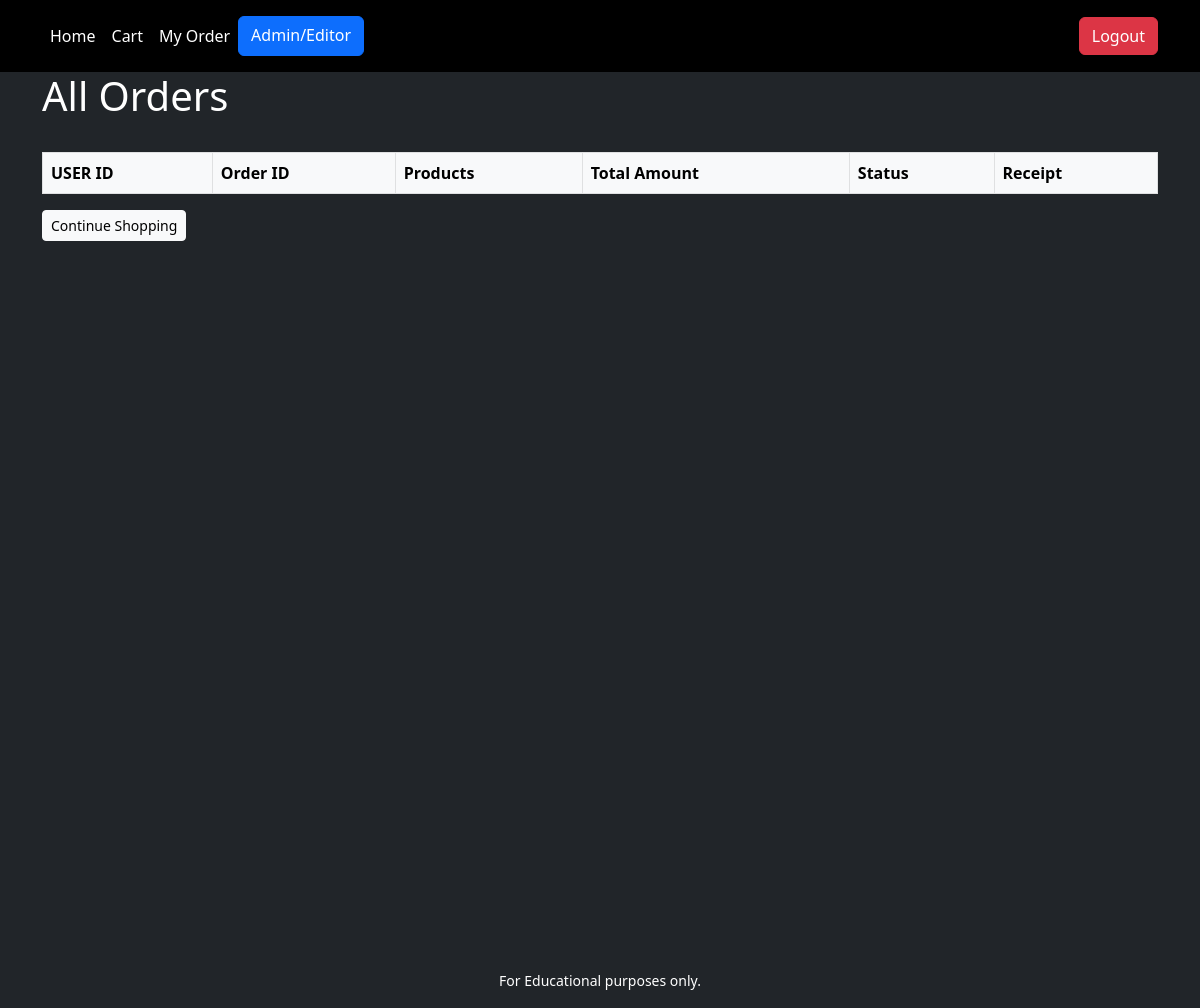
/all_orders (signed in), run on an earlier commit of the app's database.
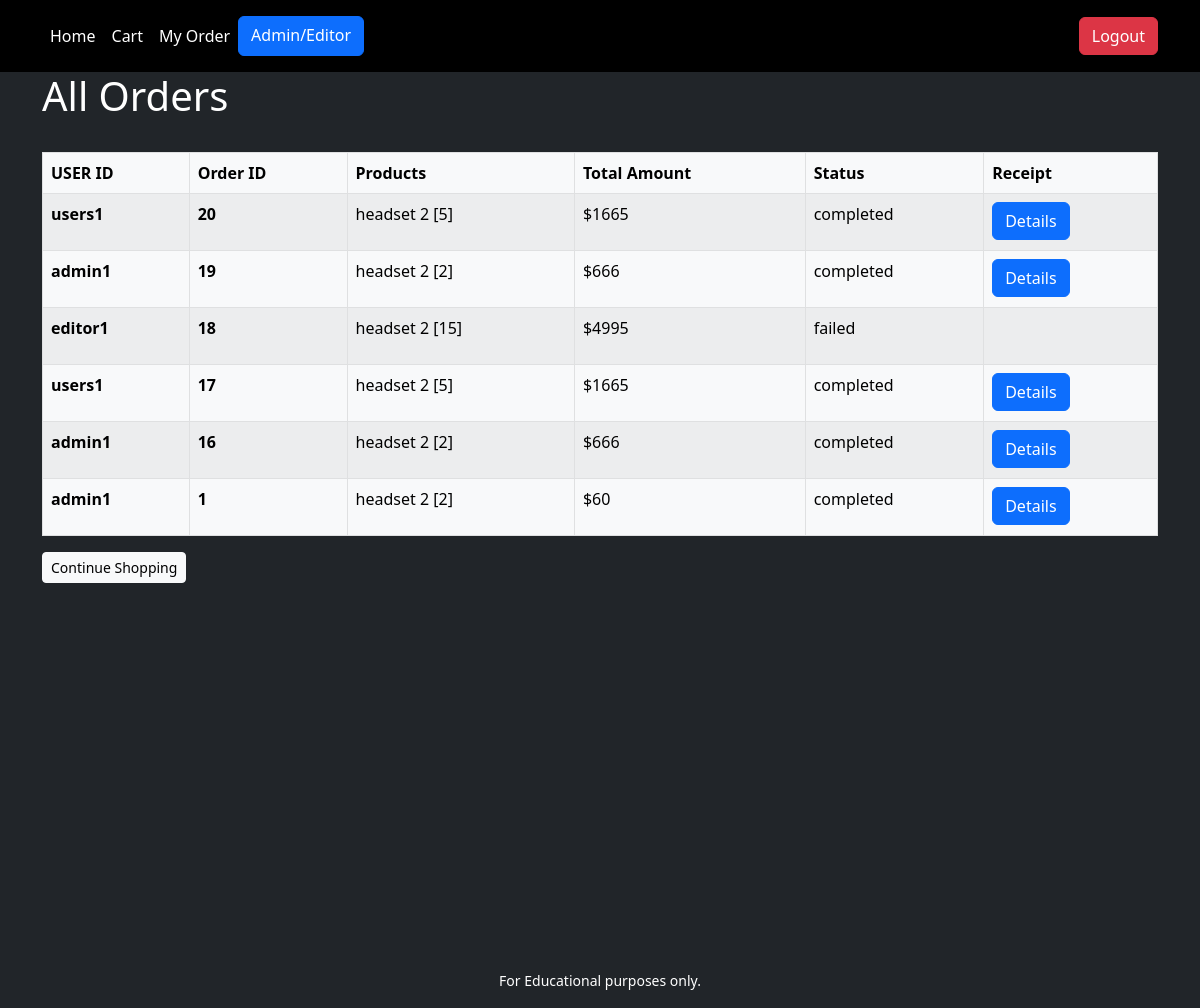
And on a later commit of the database.
### tables this page shows
CREATE TABLE `orders` (
  `id` int(11) NOT NULL AUTO_INCREMENT,
  `status` varchar(255) NOT NULL DEFAULT 'pending',
  `total_amount` int(11) NOT NULL DEFAULT 0,
  `created_at` timestamp NOT NULL DEFAULT current_timestamp() ON UPDATE current_timestamp(),
  `transaction_id` text NOT NULL,
  `user_id` int(11) NOT NULL,
  PRIMARY KEY (`id`),
  KEY `user_id` (`user_id`),
  CONSTRAINT `orders_ibfk_1` FOREIGN KEY (`user_id`) REFERENCES `users` (`id`)
);

CREATE TABLE `users` (
  `id` int(11) NOT NULL AUTO_INCREMENT,
  `name` varchar(255) NOT NULL,
  `password` varchar(255) NOT NULL,
  `email` varchar(255) NOT NULL,
  `role` varchar(255) NOT NULL DEFAULT 'user',
  `created_at` timestamp NOT NULL DEFAULT current_timestamp() ON UPDATE current_timestamp(),
  PRIMARY KEY (`id`)
);

CREATE TABLE `orders_products` (
  `id` int(11) NOT NULL AUTO_INCREMENT,
  `order_id` int(11) NOT NULL,
  `product_id` int(11) NOT NULL,
  `quantity` int(11) NOT NULL,
  PRIMARY KEY (`id`),
  KEY `order_id` (`order_id`),
  KEY `product_id` (`product_id`),
  CONSTRAINT `orders_products_ibfk_1` FOREIGN KEY (`order_id`) REFERENCES `orders` (`id`),
  CONSTRAINT `orders_products_ibfk_2` FOREIGN KEY (`product_id`) REFERENCES `products` (`id`)
);

CREATE TABLE `products` (
  `id` int(11) NOT NULL AUTO_INCREMENT,
  `product_name` varchar(255) NOT NULL,
  `image_url` text NOT NULL,
  `releasedate` varchar(255) NOT NULL,
  `price` varchar(255) NOT NULL,
  `description` varchar(255) NOT NULL,
  `status` varchar(255) NOT NULL DEFAULT 'pending',
  `user_id` int(11) NOT NULL,
  PRIMARY KEY (`id`),
  KEY `user_id` (`user_id`),
  CONSTRAINT `products_ibfk_1` FOREIGN KEY (`user_id`) REFERENCES `users` (`id`)
);

### includes/class-db.php (called while the page is built, shortened)
<?php
class DB
{
    private $db;
    public function __construct()
    {
        try{
            $this->db = new PDO(
                'mysql:host=devkinsta_db;dbname=Final_project',
                'root',
                '4JqGyoVdUoAAEJxU'
            );
        }catch( PDOException $error ){
            die( "Database connection failed" );
        }
    }
    public static function connect()
    {
        return new self();
    }
    public function select( $sql, $data = [],$is_list = false)
    {
        $statement = $this->db->prepare( $sql );
        $statement->execute($data);
        if ( $is_list ){
            return $statement->fetchAll(PDO::FETCH_ASSOC);
        }else{
            return $statement->fetch(PDO::FETCH_ASSOC);
        }
    }
}

### includes/class-order.php (called while the page is built, shortened)
<?php
class ORDERS
{
    public static function getAllOrders()
    {
        return DB::connect()->select(
            'SELECT * FROM orders ORDER BY id DESC',
            [],
            true
        );
    }
      public function listProductsinOrder( $order_id )
      {
        return DB::connect()->select(
            'SELECT
            products.id,
            products.product_name,
            orders_products.order_id,
            orders_products.quantity
            FROM orders_products
            JOIN products
            ON orders_products.product_id = products.id
            WHERE order_id = :order_id',
        [
            'order_id' => $order_id
        ],true);
      }
}

### includes/class-user.php (called while the page is built, shortened)
<?php
class User
{
     public static function getUserById( $user_id )
     {
        return DB::connect()->select(
            'SELECT * FROM users WHERE id = :id',
            [
                'id'=> $user_id
            ]
        );
     }
}

### admins/all_orders.php (the view, shortened to what this page needs)
<?php
    $orders = new ORDERS();
    require dirname(__DIR__) . '/parts/header.php';
?>
<section class="bg-dark vh-100">
    <div class="min-vh-100 container">
        <div class="d-flex justify-content-between align-items-center mb-4">
            <h1 class="h1 text-white">All Orders</h1>
        </div>
        <table class="table table-hover table-bordered table-striped table-light">
            <thead>
                <tr>
                    <th scope="col">USER ID</th>
                    <th scope="col">Order ID</th>
                    <th scope="col">Products</th>
                    <th scope="col">Total Amount</th>
                    <th scope="col">Status</th>
                    <th scope="col">Receipt</th>
                </tr>
            </thead>
            <tbody>
                <?php foreach( ORDERS::getAllOrders() as $order ) : ?>
                <tr>
                    <th scope="row"><?php echo User::getUserById($order['user_id'] )['name']; ?></th>
                    <th scope="row"><?php echo $order['id']; ?></th>
                    <td>
                        <?php foreach($orders->listProductsinOrder( $order['id'] ) as $product ): ?>
                        <ul class="list-unstyled">
                            <li>
                                <?php echo $product['product_name']; ?>
                                [<?php echo $product['quantity']; ?>]
                            </li>
                        </ul>
                        <?php endforeach; ?>
                    </td>
                    <td>$<?php echo $order['total_amount']; ?></td>
                    <td><?php echo $order['status']; ?></td>
                    <th scope="col">
                        <form action="">
                            <button type="button" class="btn btn-primary" data-bs-toggle="modal"
                                data-bs-target="#exampleModal-<?php echo $order['id']; ?>"
                                <?php echo ( $order['status'] === 'failed' ? 'hidden' : '' ); ?>
                                <?php echo ( $order['status'] === 'pending' ? 'hidden' : '' ); ?>>Details
                            </button>
                        </form>
                    </th>
                </tr>
                <?php endforeach; ?>
            </tbody>
        </table>
        <div class="d-flex justify-content-between align-items-center my-3">
            <a href="/" class="btn btn-light btn-sm">Continue Shopping</a>
        </div>
    </div>
</section>
<?php
    require dirname(__DIR__) . '/parts/footer.php';
?>

What changed in the data, as far as the page shows it:
added orders: user.name "users1", id "20", total_amount "1665", status "completed"
added orders_products: product.product_name "headset 2", quantity "5", shown under "users1"
added orders: user.name "admin1", id "19", total_amount "666", status "completed"
added orders_products: product.product_name "headset 2", quantity "2", shown under "admin1"
added orders: user.name "editor1", id "18", total_amount "4995", status "failed"
added orders_products: product.product_name "headset 2", quantity "15", shown under "editor1"
added orders: user.name "users1", id "17", total_amount "1665", status "completed"
added orders_products: product.product_name "headset 2", quantity "5", shown under "users1"
added orders: user.name "admin1", id "16", total_amount "666", status "completed"
added orders_products: product.product_name "headset 2", quantity "2", shown under "admin1"
added orders: user.name "admin1", id "1", total_amount "60", status "completed"
added orders_products: product.product_name "headset 2", quantity "2", shown under "admin1"
